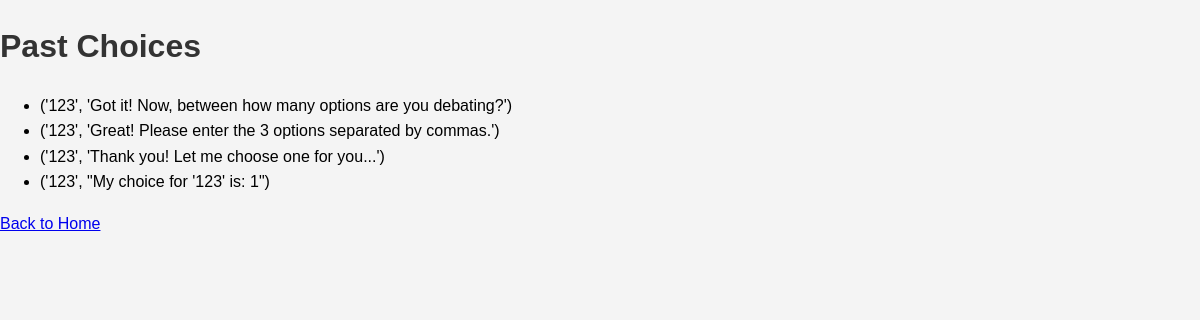
The app's page /view_past_choices (signed in) with its own data.
### tables this page shows
CREATE TABLE choices (
            id INTEGER PRIMARY KEY AUTOINCREMENT,
            username TEXT NOT NULL,
            dilemma TEXT NOT NULL,
            choice TEXT NOT NULL,
            FOREIGN KEY (username) REFERENCES users (username)
        );

### app.py (the view)
@app.route('/view_past_choices')
def view_past_choices():
    username = session.get('username')
    if not username:
        return redirect(url_for('login'))
    past_choices = get_user_choices(username)
    return render_template('past_choices.html', past_choices=past_choices)

### database.py (called while the page is built)
def get_user_choices(username):
    try:
        conn = sqlite3.connect(DATABASE)
        cursor = conn.cursor()
        cursor.execute("SELECT dilemma, choice FROM choices WHERE username = ?", (username,))
        choices = cursor.fetchall()
        return choices
    except Exception as e:
        print(f"An error occurred while fetching user choices: {e}")
        return []
    finally:
        conn.close()

### templates/past_choices.html (shortened to what this page needs)
<!DOCTYPE html>
<html lang="en">
<head>
    <link rel="stylesheet" href="/static/css/styles.css">
</head>
<body>
    <div class="past-choices-container">
        <h1>Past Choices</h1>
        <ul>
            {% for choice in past_choices %}
                <li>{{ choice }}</li>
            {% endfor %}
        </ul>
        <a href="/templates/index.html">Back to Home</a>
    </div>
</body>
</html>

### static/css/styles.css (style rules this page uses)
body { font-family: Arial, sans-serif; line-height: 1.6; margin: 0; padding: 0; background-color: #f4f4f4; }
h1 { font-size: 2em; color: #333; margin-bottom: 20px; }

### records on screen
choices: choice "('123', 'Got it! Now, between how many options are you debating?')"
choices: choice "('123', 'Great! Please enter the 3 options separated by commas.')"
choices: choice "('123', 'Thank you! Let me choose one for you...')"
choices: choice "('123', \"My choice for '123' is: 1\")"
